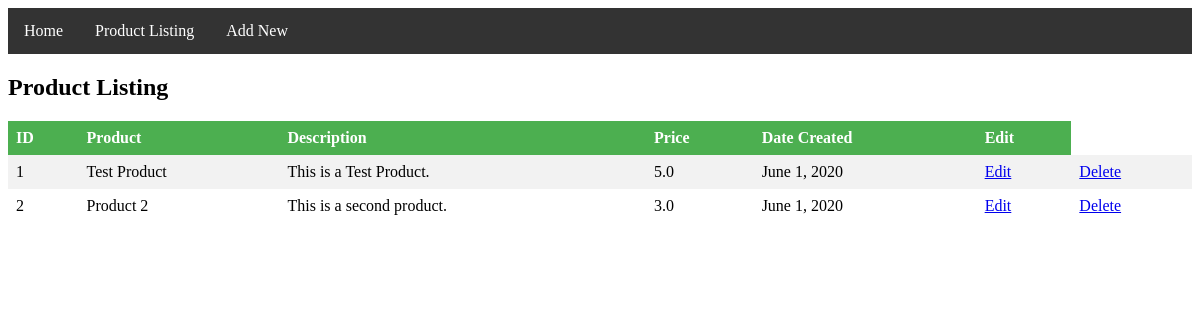
The app's page /listing, older data.
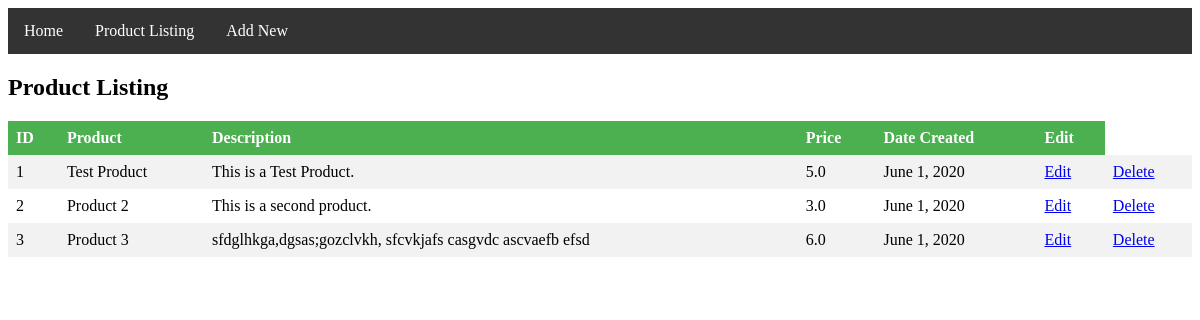
The same page, newer data.
### products/models.py (models this page shows, shortened)
class Products(models.Model):
    id = models.IntegerField(primary_key=True)
    name = models.CharField(max_length=200)
    description = models.TextField()
    price = models.FloatField(max_length=10)
    date_created = models.DateField()

### products/views.py (the view)
# urls.py: path('listing', views.listing),
def listing(request):
    context = {
        'products': Products.objects.all()
    }
    return render(request, 'listing.html', context)

### products/templates/listing.html (shortened to what this page needs)
{% extends 'index.html' %}
{% block content %}
<h2>Product Listing</h2>
<table>
    <tr>
        <th>ID</th>
        <th>Product</th>
        <th>Description</th>
        <th>Price</th>
        <th>Date Created</th>
        <th>Edit</th>
    </tr>
    {% for product in products %}
    <tr>
        <td>{{ product.id }}</td>
        <td>{{ product.name }}</td>
        <td>{{ product.description }}</td>
        <td>{{ product.price }}</td>
        <td>{{ product.date_created }}</td>
        <td><a href="/edit/{{ product.id }}">Edit</a></td>
        <td><a href="/delete/{{ product.id }}">Delete</a></td>
    </tr>
    {% endfor %}
</table>
{% endblock content %}

Row changes from the older to the newer data that the page shows:
added Products: id "3", name "Product 3", description "sfdglhkga,dgsas;gozclvkh, sfcvkjafs casgvdc ascvaefb efsd", price "6.0", date_created "June 1, 2020"
